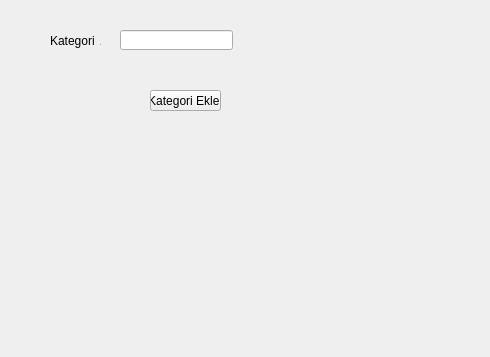
<?xml version="1.0" encoding="UTF-8"?>
<ui version="4.0">
 <class>Form</class>
 <widget class="QWidget" name="Form">
  <property name="geometry">
   <rect>
    <x>0</x>
    <y>0</y>
    <width>490</width>
    <height>357</height>
   </rect>
  </property>
  <property name="windowTitle">
   <string>Form</string>
  </property>
  <widget class="QLabel" name="label">
   <property name="geometry">
    <rect>
     <x>50</x>
     <y>30</y>
     <width>51</width>
     <height>21</height>
    </rect>
   </property>
   <property name="text">
    <string>Kategori  Ad</string>
   </property>
  </widget>
  <widget class="QLineEdit" name="lineEdit">
   <property name="geometry">
    <rect>
     <x>120</x>
     <y>30</y>
     <width>113</width>
     <height>20</height>
    </rect>
   </property>
  </widget>
  <widget class="QPushButton" name="pushButton">
   <property name="geometry">
    <rect>
     <x>150</x>
     <y>90</y>
     <width>71</width>
     <height>21</height>
    </rect>
   </property>
   <property name="text">
    <string>Kategori Ekle </string>
   </property>
  </widget>
 </widget>
 <resources/>
 <connections/>
</ui>
